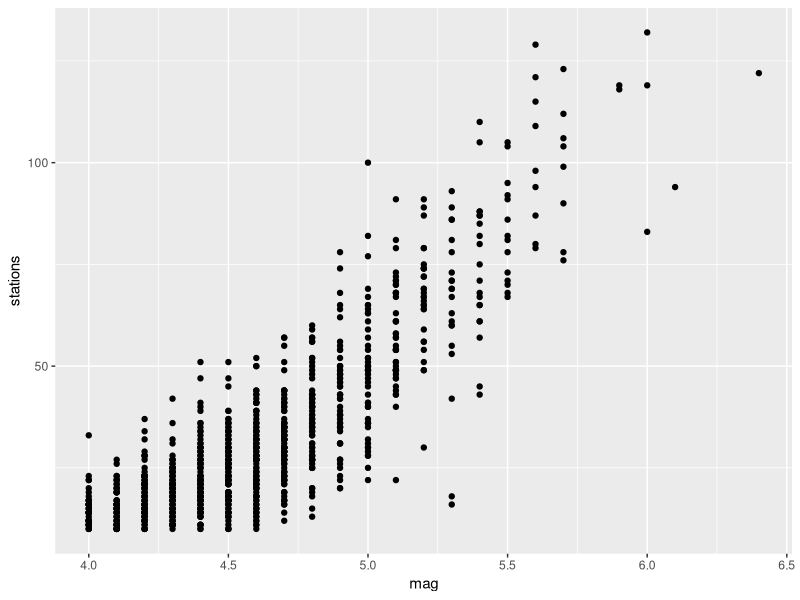
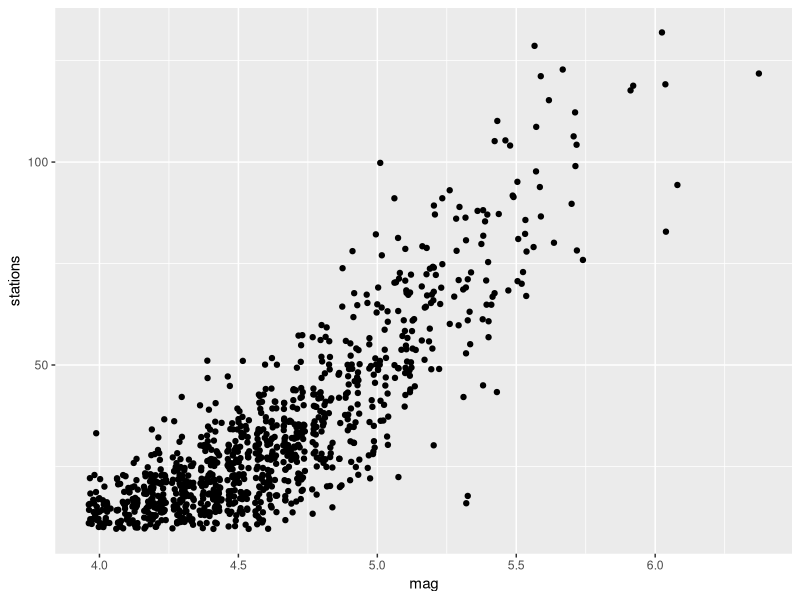
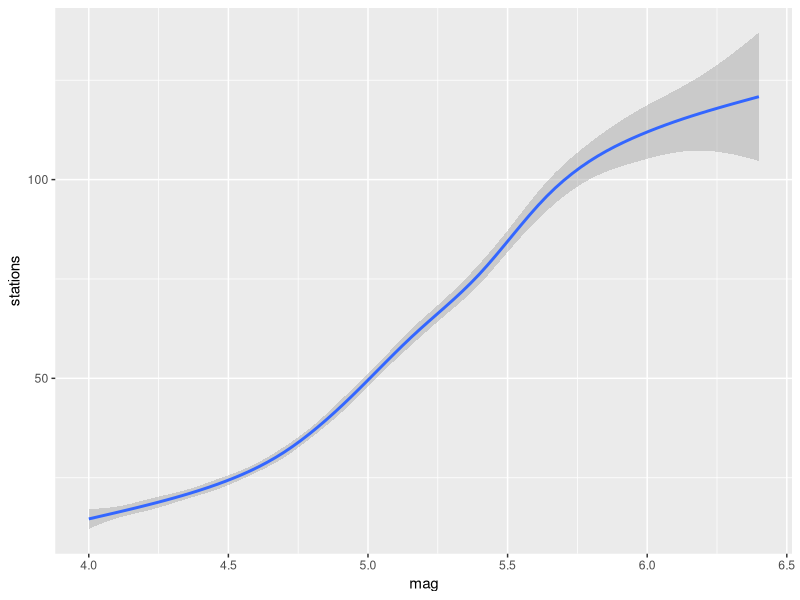
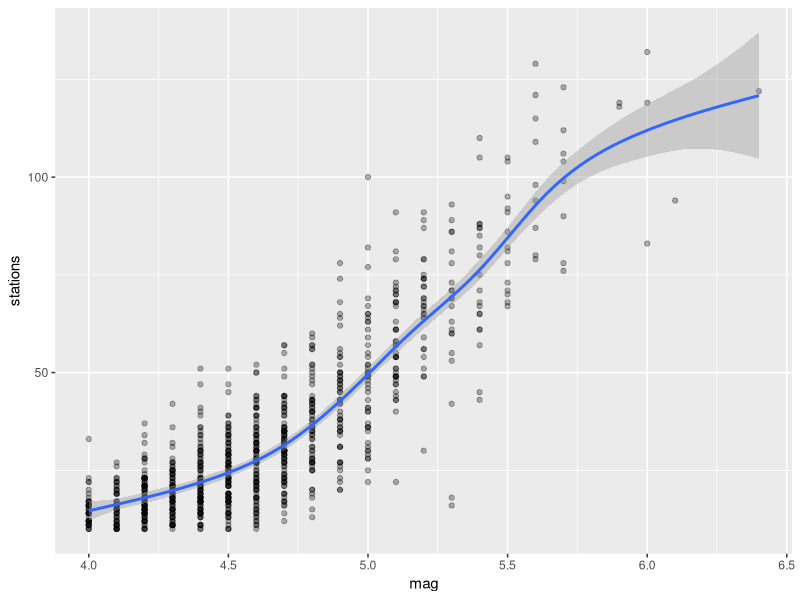
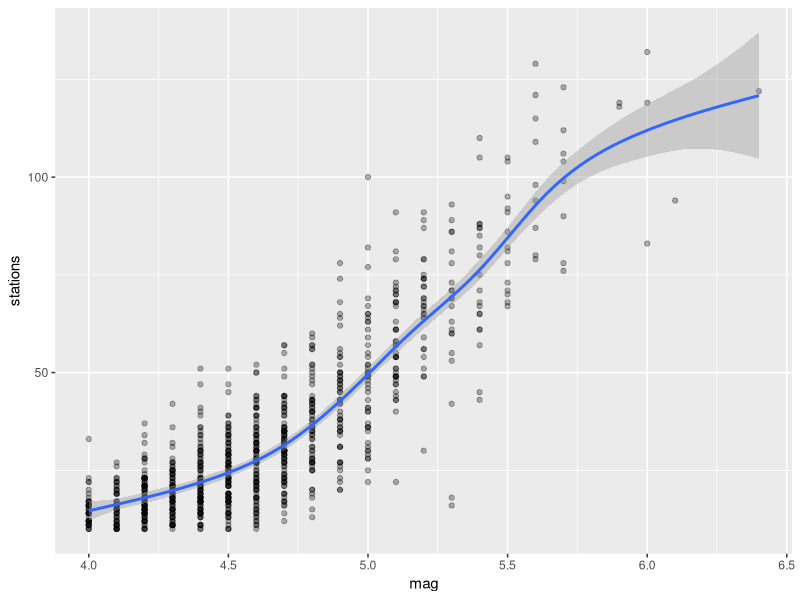
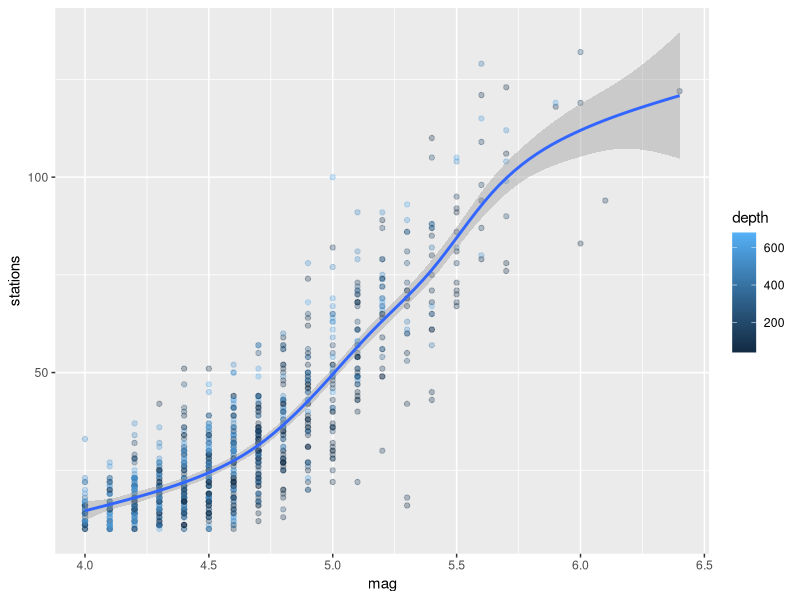
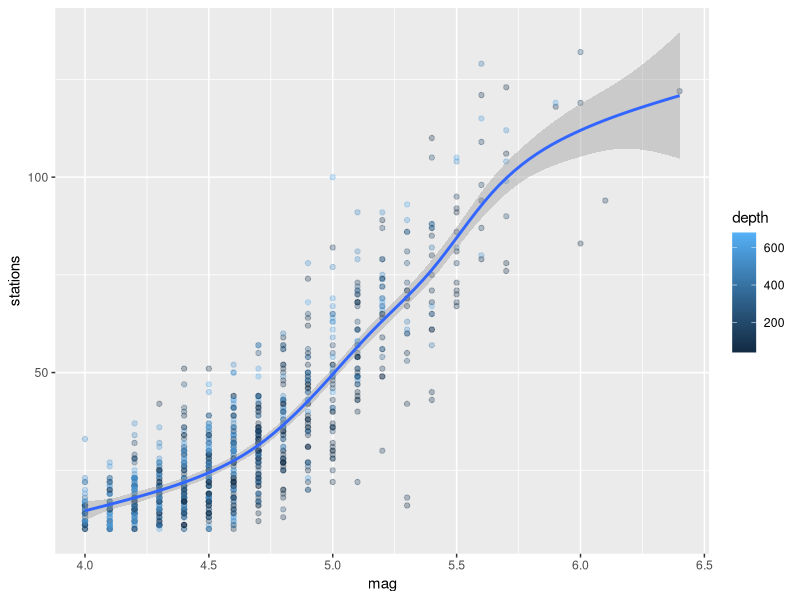
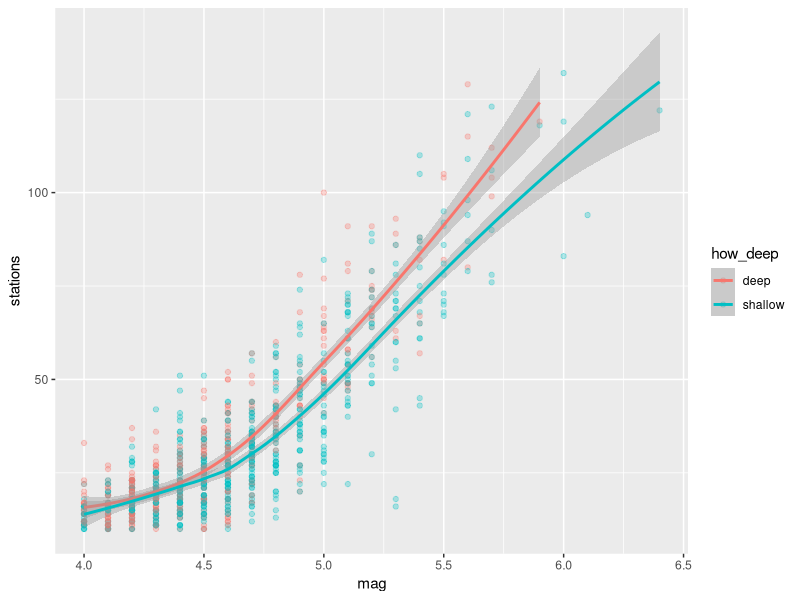

The R script that drew these images, in order:
# Our second R script

# Lines starting with a # are comments. You can write anything you like there and
# it will be ignored when 'run' in R/RStudio. These are useful for adding notes
# to yourself for later.

# This first command loads up the `tidyverse` library/package which includes
# `ggplot2` for creating pretty charts.
library(tidyverse)

# Now we'll load some data on earthquakes from around Fiji
data(quakes)

# Let's plot the earthquake magnitude versus the number
# of stations that detect them
ggplot(data=quakes) +
  geom_point(mapping=aes(x=mag, y=stations))

# You can add more code or comments below here.

# Let's start by looking at another geometry.

# We already tried geom_jitter(), but this is really just a wrapper
# around geom_point() which specifies position=position_jitter():
ggplot(data=quakes) +
  geom_point(mapping=aes(x=mag, y=stations),
             position=position_jitter())

# We'll start with a smoother:
ggplot(data=quakes) +
  geom_smooth(mapping=aes(x=mag, y=stations))

# This fits a smooth trend through the coordinates of the points. The idea
# is that it highlights the trend of the data. In particular, for each
# magnitude (the x coordiate) it is telling us what the *average* stations (y coordinate)
# is. That is the blue line.

# The grey band around the line is a measure of uncertainty as to where the line
# really lies.

# The grey band is *quantifying* the amount of uncertainty that we have about what
# the trend between these variables is in the **population** that we can infer from
# our sample. The idea is the sample is just a small piece of all possible earthquakes
# so can't tell us everything. But under some key assumptions (we have a random sample,
# and our model for the trend makes sense) we can use statistics (and a bunch of maths)
# to say something about those gaps - i.e. we can infer what the trend might look like
# in the population. But that inference will have some uncertainty which is represented
# by the grey band. The uncertainty is higher at the ends of the magnitude distribution
# as that is where we have less data. Having less data means we'll be more uncertain!

# It's important to also show the data on the plot as well as the data summary (the smoother)
# because the smoother doesn't tell us how much variation there is in the number of
# stations around the trend: it just shows the measure of center (the mean)

ggplot(data=quakes) +
  geom_point(mapping=aes(x=mag, y=stations), alpha=0.3) +
  geom_smooth(mapping=aes(x=mag, y=stations))

# We can reduce repetition by noting that the ggplot() function also has a mapping
# argument. Whatever we specify in the mapping argument for ggplot() will be inherited
# by all the geometry layers:

ggplot(data=quakes,
       mapping=aes(x=mag, y=stations)) +
  geom_point(alpha=0.3) +
  geom_smooth()

# With this inheritance, sometimes you still want other aesthetics to be altered on
# a per-layer basis. e.g. maybe we want to colour the points by their depth, but
# we still want the smoother to be across all the data. We can do that by adding
# another mapping argument to geom_point()

ggplot(data=quakes,
       mapping=aes(x=mag, y=stations)) +
  geom_point(mapping=aes(col=depth), alpha=0.3) +
  geom_smooth()

# What happens if we mess up and add col=depth to the ggplot() mapping: This will mean
# that geom_smooth() gets the colour aesthetic set as well:
ggplot(data=quakes,
       mapping=aes(x=mag, y=stations, col=depth)) +
  geom_point(alpha=0.3) +
  geom_smooth()

# The warning message is telling us that the smoother cannot do separate smooths
# based on a numeric measure. It can do a separate smooth for a grouping variable
# though.

# e.g. we could dichotomise the depth into shallow and deep and then use that
# as a grouping variable.
quake_depth <- quakes |>
  mutate(how_deep = if_else(depth > 400, "deep", "shallow"))

ggplot(data=quake_depth,
       mapping=aes(x=mag, y=stations, col=how_deep)) +
  geom_point(alpha=0.3) +
  geom_smooth()

# Based on this the deeper quakes are perhaps felt more widely than the
# shallower quakes.

# What is the smoother? How is it created?
ggplot(data=quakes,
       mapping=aes(x=mag, y=stations)) +
  geom_point(alpha=0.3) +
  geom_smooth()

# The smoother is created using y ~ s(x, bs="cs") a GAM - a Generalised additive model where the
# y coordinate is computed based on a smooth trend (the s function) which uses
# cubic splines (the cs bit).

# Let's switch to a different type of smoother. A "loess" or local linear smoother.
ggplot(data=quakes,
       mapping=aes(x=mag, y=stations)) +
  geom_point(alpha=0.3) +
  geom_smooth(method = 'loess', span=0.75)

# This is a different smoother made up of local linear fits to the trend. For each
# magnitude we use information from the earthquakes around that magnitude to draw
# a straight line through the data. For each magnitude we get a different straight
# line which all link up to form a curve.

# The amount of data to consider for each of these local linear fits is governed
# by the span parameter. A smaller span will use less of the data for each fit,
# which will allow the overall trend to adapt faster to changes in shape. A larger
# trend will use more of the data so the overall trend adapts slower to changes
# in shape.
ggplot(data=quakes,
       mapping=aes(x=mag, y=stations)) +
  geom_point(alpha=0.3) +
  geom_smooth(method = 'loess', span=0.4)

ggplot(data=quakes,
       mapping=aes(x=mag, y=stations)) +
  geom_point(alpha=0.3) +
  geom_smooth(method = 'loess', span=1)

# Smaller spans adjust to the data quicker so introduce more signal.
# Larger spans smooth over the data more, so have a loss of signal.

# The bias-variance tradeoff is a key idea in statistics that will come
# up again and again. The idea is that there's two ways for an inference
# about a population to be non-ideal. One is bias: Bias happens when we
# get things wrong on average. The other is variance: Variance captures
# the amount our estimator will change when the data set changes (e.g.
# when we get another sample).

# Small spans will allow the trend to adapt to the data quickly, so
# give us potenially more signal, so lower bias. But, the trend from
# the loess estimator might adapt too well to individual samples of
# data, and if we get another sample, the trend fit to that might
# look quite different. Thus, we have higher variance.

# Large spans will mean that we smooth over quirks in the particular
# dataset we have so that smoothers from different data samples from
# the same population will look similar (low variance). But, each
# of them will be missing detail, which introduces bias.

# Somewhere there is an "optimal" span value that minimises bias and
# variance simultaneously.

# To demonstrate this idea, let's take some samples!
quake_samples <- quakes |>
  mutate(subsample = sample(6, n(), replace=TRUE))

ggplot(data = quake_samples |> filter(subsample == 1),
       mapping = aes(x=mag, y=stations)) +
  geom_point(alpha=0.3) +
  geom_smooth(method='loess', span=1)

ggplot(data = quake_samples,
       mapping = aes(x=mag, y=stations)) +
  geom_point(alpha=0.3) +
  geom_smooth(method='loess', span=0.75) +
  facet_wrap(vars(subsample))

# The idea here is that if we use a small span then each
# of the curves are adapting to the particular datasets quickly
# so are able to show us the trend well (low bias) but might
# be also picking up noise from the sampling process (high variance)
# so that they look different from sample to sample.

# Larger spans look less different from sample to sample (
# low variance) but are potentially oversmoothing some of the
# detail which means we're losing signal and introducing bias.

# There is a value of span that minimises bias and variance (but
# determining that optimum is hard or unsolved!)

# Labelling the chart

ggplot(data=quakes,
       mapping=aes(x=mag, y=stations)) +
  geom_point(mapping=aes(colour=depth), alpha=0.3) +
  geom_smooth() +
  labs(x = "Magnitude",
       y = "Number of stations",
       colour = "Depth (km)",
       title = "Earthquakes around Fiji",
       subtitle = "Larger earthquakes are felt more widely",
       caption = "Chart by JM")
